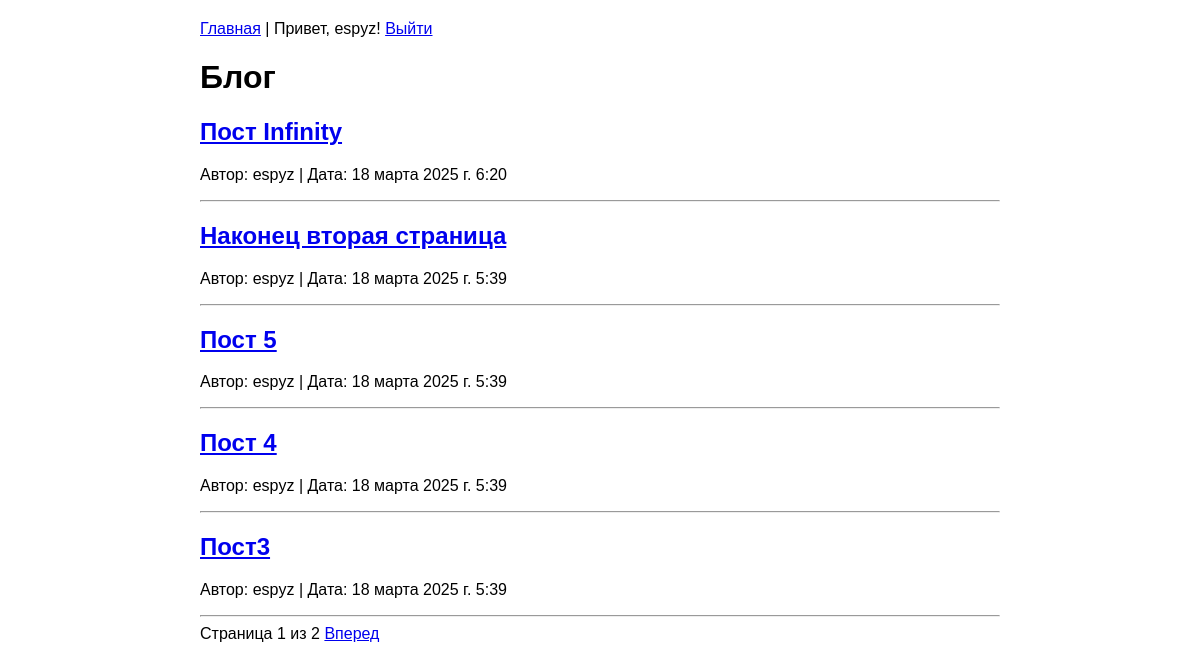
The app's page / (signed in) with its own data.
### blog/models.py (models this page shows, shortened)
class Post(models.Model):
    title = models.CharField(max_length=200)
    content = models.TextField()
    created_at = models.DateTimeField(auto_now_add=True)
    updated_at = models.DateTimeField(auto_now=True)
    author = models.ForeignKey(User, on_delete=models.CASCADE)

### blog/views.py (the view)
# urls.py: path('', views.post_list, name='post_list'),
def post_list(request):
    posts = Post.objects.all().order_by('-created_at')
    paginator = Paginator(posts, 5)
    page_number = request.GET.get('page')
    page_obj = paginator.get_page(page_number)
    return render(request, 'blog/post_list.html', {'page_obj': page_obj})

### templates/blog/post_list.html (shortened to what this page needs)
{% extends 'base.html' %}
{% block content %}
    <h1>Блог</h1>
    {% for post in page_obj %}
        <div>
            <h2><a href="{% url 'post_detail' post.pk %}">{{ post.title }}</a></h2>
            <p>Автор: {{ post.author }} | Дата: {{ post.created_at }}</p>
        </div>
        <hr>
    {% empty %}
        <p>Статей пока нет</p>
    {% endfor %}
    <div class="pagination">
        <span>Страница {{ page_obj.number }} из {{ page_obj.paginator.num_pages }}</span>
        {% if page_obj.has_next %}
            <a href="?page={{ page_obj.next_page_number }}">Вперед</a>
        {% endif %}
    </div>
{% endblock %}

### templates/base.html (shortened to what this page needs)
<!DOCTYPE html>
<html lang="ru">
<head>
</head>
<body>
    <div class="container">
        <div class="nav">
            <a href="{% url 'post_list' %}">Главная</a>
            {% if user.is_authenticated %}
                | Привет, {{ user.username }}!
                <a href="{% url 'logout' %}">Выйти</a>
            {% else %}
                | <a href="{% url 'login' %}">Войти</a>
                | <a href="{% url 'register' %}">Регистрация</a>
            {% endif %}
        </div>
        {% block content %}{% endblock %}
    </div>
</body>
</html>

### templates/base.html (style rules this page uses)
body { font-family: Arial, sans-serif; margin: 0; padding: 20px; }
.container { max-width: 800px; margin: 0 auto; }
.nav { margin-bottom: 20px; }

### records on screen
Post: title "Пост Infinity", author "espyz", created_at "18 марта 2025 г. 6:20"
Post: title "Наконец вторая страница", author "espyz", created_at "18 марта 2025 г. 5:39"
Post: title "Пост 5", author "espyz", created_at "18 марта 2025 г. 5:39"
Post: title "Пост 4", author "espyz", created_at "18 марта 2025 г. 5:39"
Post: title "Пост3", author "espyz", created_at "18 марта 2025 г. 5:39"

### other values on screen
{{ user.username }} "espyz"
{{ page_obj.number }} "1"
{{ page_obj.paginator.num_pages }} "2"
